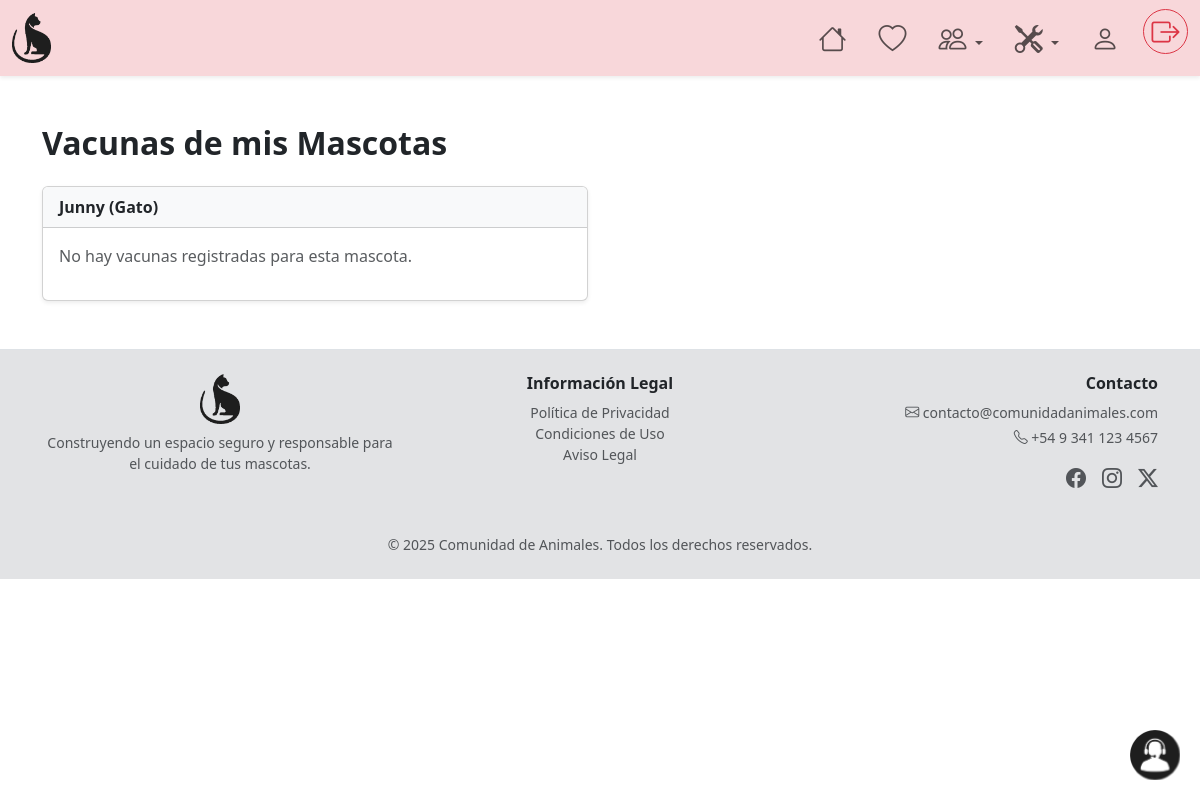
Before: /public/pages/pg_vacunasMascota.php (signed in) with the older database file.
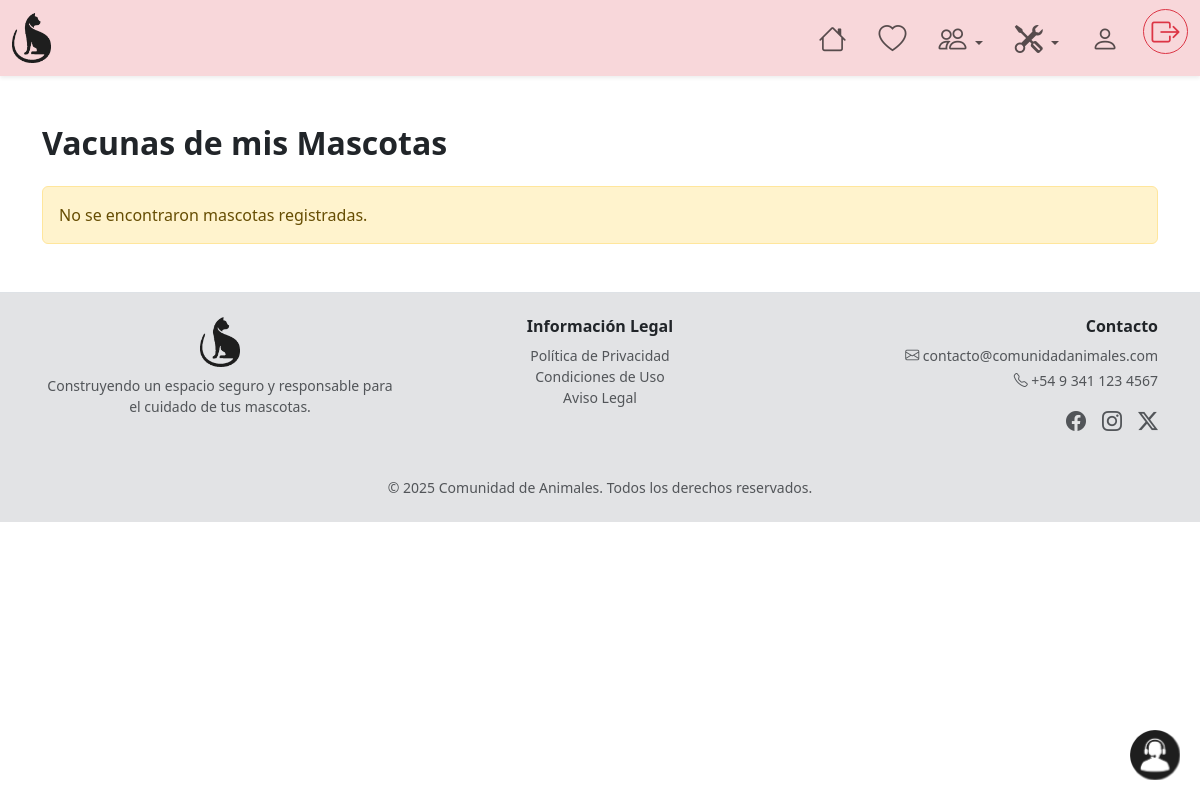
After: the same page with the newer database file.
### tables this page shows
CREATE TABLE `mascota` (
  `idMascota` int(11) NOT NULL,
  `Usuario_idUsuario` int(11) DEFAULT NULL,
  `nombre` varchar(80) NOT NULL,
  `categoria` varchar(45) NOT NULL,
  `raza` varchar(50) DEFAULT NULL,
  `edad` int(11) DEFAULT NULL,
  `color` varchar(45) DEFAULT NULL,
  `height` varchar(45) DEFAULT NULL,
  `imagen` varchar(200) DEFAULT NULL,
  `chipNro` varchar(50) NOT NULL,
  `status` varchar(45) DEFAULT NULL
);

### public/pages/pg_vacunasMascota.php (the view, shortened to what this page needs)
<?php
require_once PUBLIC_PHP_FUNCTIONS . 'conectar-bdd.php';
$idUsuario = $_SESSION['idUsuario'];
$sqlMascotas = "SELECT * FROM mascota WHERE Usuario_idUsuario = ?";
$stmtMascotas = $conexion->prepare($sqlMascotas);
$stmtMascotas->bind_param("i", $idUsuario);
$stmtMascotas->execute();
$resultMascotas = $stmtMascotas->get_result();
?>
<!DOCTYPE html>
<html lang="es">
<head>
  <?php require PUBLIC_PAGES_COMPONENTS . 'link-styles.php'; ?>
  <link rel="stylesheet" href="<?php echo PUBLIC_STYLES_URL; ?>custom-navbar.css">
</head>
<body>
  <section id="ContenedorGeneral">
    <?php require PUBLIC_PAGES_COMPONENTS . 'com_navbar.php'; ?>
    <div class="container my-5">
      <h2 class="fw-bold mb-4">Vacunas de mis Mascotas</h2>
      <?php if ($resultMascotas->num_rows === 0): ?>
        <div class="alert alert-warning">No se encontraron mascotas registradas.</div>
      <?php else: ?>
        <div class="row g-4">
          <?php while ($mascota = $resultMascotas->fetch_assoc()): ?>
            <div class="col-md-6">
              <div class="card shadow-sm">
                <div class="card-header bg-light fw-bold">
                  <?php echo htmlspecialchars($mascota['nombre']); ?> (<?php echo $mascota['categoria']; ?>)
                </div>
                <div class="card-body">
                  <?php
                  $idMascota = $mascota['idMascota'];
                  $sqlVacunas = "
                    SELECT vm.*, v.nombre AS vacuna_nombre, v.fabricante, v.dosis_requeridas, v.intervalo_dias
                    FROM vacunas_mascota vm
                    JOIN vacunas v ON vm.Vacunas_idVacunas = v.idvacunas
                    WHERE vm.Mascota_idMascota = ?
                    ORDER BY vm.fecha_colocacion DESC
                  ";
                  $stmtVacunas = $conexion->prepare($sqlVacunas);
                  $stmtVacunas->bind_param("i", $idMascota);
                  $stmtVacunas->execute();
                  $resultVacunas = $stmtVacunas->get_result();
                  if ($resultVacunas->num_rows === 0): ?>
                    <p class="text-muted">No hay vacunas registradas para esta mascota.</p>
                  <?php endif; ?>
                </div>
              </div>
            </div>
          <?php endwhile; ?>
        </div>
      <?php endif; ?>
    </div>
    <?php require PUBLIC_PAGES_COMPONENTS . 'support.php'; ?>
    <?php require PUBLIC_PAGES_COMPONENTS . 'footer.php'; ?>
  </section>
</body>
</html>

Changed rows visible on the page:
removed mascota: nombre "Junny", categoria "Gato"
Other visible differences:
text now shown: "No se encontraron mascotas registradas."
